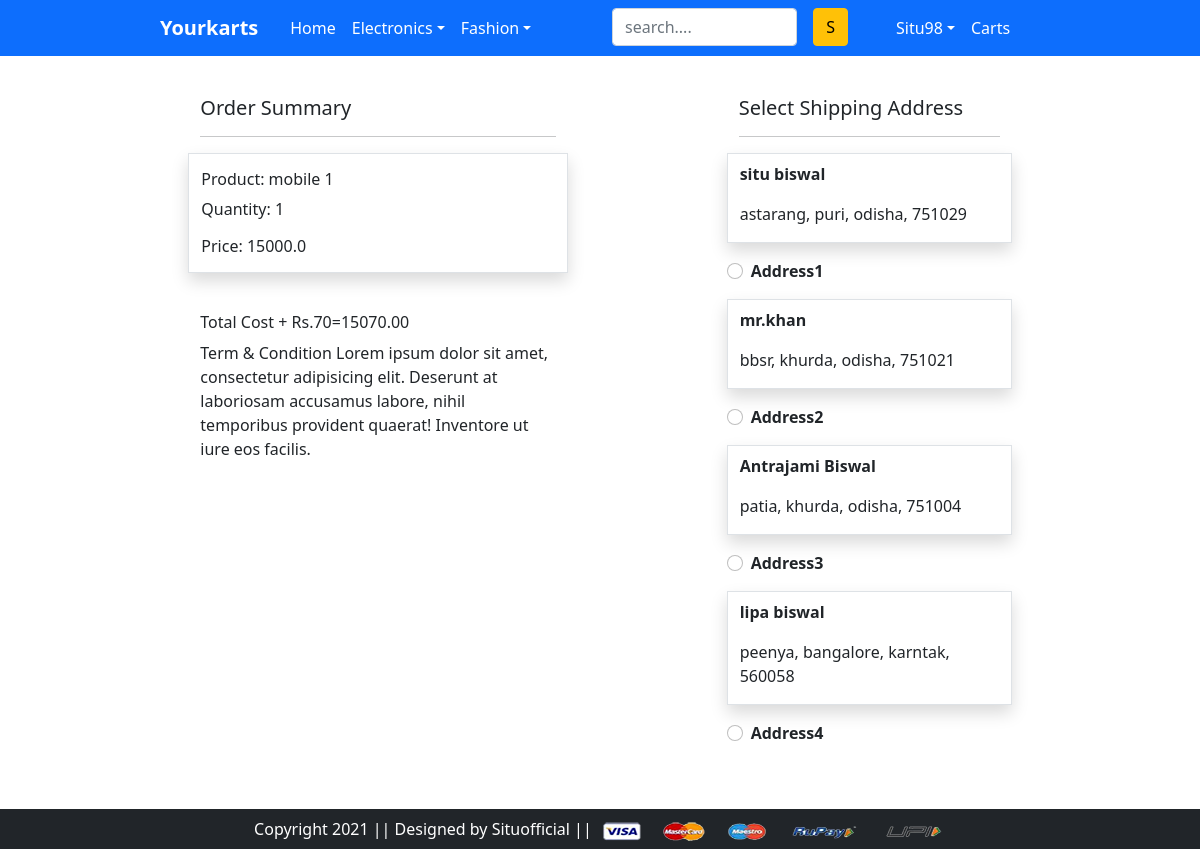
Screenshot of /placeorder/ (signed in) with the database file from the repository.
### app/models.py (models this page shows, shortened)
class Cart (models.Model):
    user=models.ForeignKey(User,on_delete=models.CASCADE )
    product=models.ForeignKey(Product,on_delete=models.CASCADE)
    quantity=models.PositiveIntegerField(default=1)
    @property
    def total_cost(self):
        return self.quantity*self.product.discount_price

class Product(models.Model):
    title=models.CharField(max_length=200)
    selling_price=models.FloatField()
    discount_price=models.FloatField()
    brand=models.CharField(max_length=50)
    description=models.TextField()
    category=models.CharField(max_length=2,choices=Ctc)
    product_img=models.ImageField(upload_to='productimg')

class Customer(models.Model):
    user=models.ForeignKey(User,on_delete=models.CASCADE)
    name=models.CharField(max_length=200)
    locality=models.CharField(max_length=200)
    city=models.CharField(max_length=100)
    state=models.CharField(choices=state_choice,max_length=50)
    zipcode=models.IntegerField()

### app/views.py (the view)
# urls.py: path('placeorder/',views.placeorder,name='placeorder'),
def placeorder(request):
    if request.user.is_authenticated:
        user=request.user
        add=Customer.objects.filter(user=user)
        cart_item=Cart.objects.filter(user=user)
        amount=0.0
        shippingamount=70.0
        totalamount=0.0
        product_cart_item=[p for p in Cart.objects.all() if p.user==request.user]
        if product_cart_item:
            for p in product_cart_item:
                tempamount=p.quantity*p.product.discount_price
                amount +=tempamount
            totalamount=amount+shippingamount
        return render(request,'app/placeorder.html',{'add':add,'totalamount':totalamount,'cart_item':cart_item})
    else:
        return HttpResponseRedirect('/login/')

### app/templates/app/placeorder.html (shortened to what this page needs)
{% extends 'app/base.html' %}
{% load static %}
{% block maincontent %}
<div class="container pt-5">
    <div class="row my-5 justify-content-evenly ">
        <div class="col-4 ">
            <h5>Order Summary</h5><hr>
            <div class="row">
                {% for item in cart_item %}
                <div class="col-12 border shadow mb-3">
                    <p class="mt-3 h6">Product:   {{item.product.title}}</p>
                    <p>Quantity:   {{item.quantity}}</p>
                    <p class="h6 pb-2">Price:  {{item.total_cost}} </p>
                </div>
                {% endfor %}
                <h6 class="mt-4">Total Cost + Rs.70={{totalamount}}0</h6>
                <p>Term & Condition Lorem ipsum dolor sit amet, consectetur adipisicing elit. Deserunt at laboriosam accusamus labore, nihil temporibus provident quaerat! Inventore ut iure eos facilis.</p>
            </div>
        </div>
        <div class="col-3 ">
            <h5>Select Shipping Address</h5><hr>
        <form action="/payment" id='pay'>
            <div class="row">
                {% for ad in add %}
                <div class="col border shadow">
                   <p class="fw-bold mt-2">{{ad.name}}</p>
                   <p>{{ad.locality}}, {{ad.city}}, {{ad.state}}, {{ad.zipcode}} </p>
                </div>
                <div class="col-12 my-3 form-check">
                    <input type="radio" name="Select_Address" id="Address{{forloop.counter}}" value="{{ad.id}}" class="form-check-input">
                    <label for="Address{{forloop.counter}}" class="form-check-label fw-bold">Address{{forloop.counter}}</label>
                </div>
                {% endfor %}
            </div>
        </form>
        </div>
    </div>
</div>
{% endblock maincontent %}

### app/templates/app/base.html (shortened to what this page needs)
<!DOCTYPE html>
{% load static %}
<html lang="en">
<head>
    <link rel="stylesheet" href="{% static 'app/css/bootstrap.css' %}">
    <link rel="stylesheet" href="https://use.fontawesome.com/releases/v5.15.3/css/all.css">
    <link rel="stylesheet" href="{% static 'app/css/style.css' %}">
</head>
<body>
    <nav class="navbar navbar-expand navbar-dark bg-primary fixed-top">
    <div class="container-fluid d-block">
        <div class="row px-5 ">
            <div class="col-6 ">
                <div class="row ">
                    <div class="col-10 offset-2">
                        <ul class="navbar-nav">
                            <li class="nav-item">
                                <a href="/" class="navbar-brand nav-link active fw-bold">Yourkarts</a>
                            </li>
                            <li class="nav-item">
                                <a href="/" class="nav-link active">Home</a>
                            </li>
                            <li class="nav-item dropdown">
                                <a href="" class="nav-link active dropdown-toggle" data-bs-toggle="dropdown">Electronics</a>
                            </li>
                            <li class="nav-item dropdown">
                                <a href="" class="nav-link active dropdown-toggle" data-bs-toggle="dropdown">Fashion</a>
                            </li>
                        </ul>
                    </div>
                </div>
            </div>
            <div class="col-6 ">
                <div class="row">
                    <div class="col-6">
                        <form action="" class="d-flex ">
                            <input class="form-control" type="search" name="Search" id="" placeholder="search....">
                            <input type="submit" value="S" class="btn btn-warning  mx-3">
                        </form>
                    </div>
                    <div class="col-6">
                        <ul class="navbar-nav navbar-expand ">
                            <li class="nav-item dropdown">
                                {% if request.user.is_authenticated %}
                                <a href="" class="nav-link dropdown-toggle active" data-bs-toggle="dropdown">{{request.user|capfirst}}</a>
                            </li>
                            <li class="nav-item">
                                <a href="{% url 'cart' %}" class="nav-link active">Carts  {% if totalitem > 0 %}<span class="badge bg-danger">{{totalitem}} </span> {% endif %}</a>
                            </li>
                            {% endif %}
                        </ul>
                    </div>
                </div>
            </div>
        </div>
    </div>
</nav>
    {% block maincontent %}{% endblock maincontent %}
<footer>
    <div class="container-fluid bg-dark">
        <div class="row py-2">
            <div class="col text-center">
                <span class="text-white ">Copyright 2021 || Designed by Situofficial || <img src="{% static 'app/image/payment.png' %}" alt="payment" srcset=""></span>
            </div>
        </div>
    </div>
</footer>
</body>
</html>

### rows the page displays
Cart: product "mobile 1", quantity "1", total_cost "15000.0"
Customer: name "situ biswal", locality "astarang", city "puri", state "odisha", zipcode "751029"
Customer: name "mr.khan", locality "bbsr", city "khurda", state "odisha", zipcode "751021"
Customer: name "Antrajami Biswal", locality "patia", city "khurda", state "odisha", zipcode "751004"
Customer: name "lipa biswal", locality "peenya", city "bangalore", state "karntak", zipcode "560058"

### other values shown
{{ request.user|capfirst }} "Situ98"
{{ totalamount }} "15070.0"
